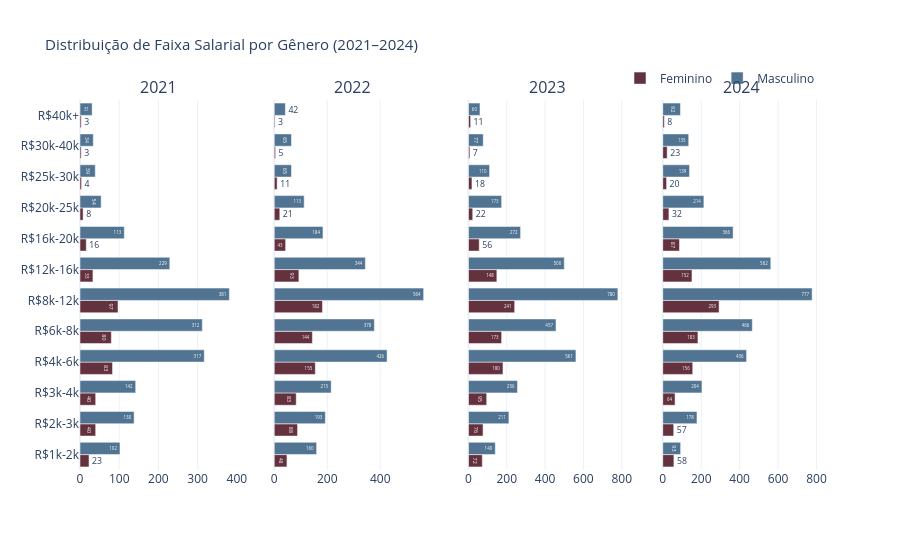

The code cell stored with this chart in its notebook:
### Code cell
# G2 — Distribuição de Faixa Salarial por Gênero e Ano
fig = make_subplots(rows=1, cols=4, subplot_titles=ANOS, shared_yaxes=True)
for i, ano in enumerate(ANOS, 1):
    df_ano  = df[df['ano_pesquisa'] == ano]
    df_plot = (
        df_ano.groupby(['faixa_salarial', 'genero'], observed=True)
        .size().reset_index(name='n')
        .pivot(index='faixa_salarial', columns='genero', values='n').fillna(0)
        .reindex(FAIXA_SALARIAL_ORDEM)
    )
    for genero in ['Feminino', 'Masculino']:
        vals = df_plot[genero] if genero in df_plot.columns else [0] * len(df_plot)
        fig.add_trace(go.Bar(
            y=df_plot.index.tolist(), x=vals, name=genero,
            orientation='h', marker_color=CORES_GENERO[genero],
            text=[str(int(v)) for v in vals], textposition='auto',
        ), row=1, col=i)
fig = legenda_unica(fig)
fig = layout_padrao(fig, 'Distribuição de Faixa Salarial por Gênero (2021–2024)', height=550, barmode='group')
fig.show()

### Figure 1 — Plotly figure (JSON) as saved in the notebook; plotly's stock layout.template omitted (floating-point values rounded to 4 significant figures)
{"data": [{"marker": {"color": "#64313E"}, "name": "Feminino", "orientation": "h", "showlegend": true, "text": ["23", "40", "40", "83", "80", "97", "33", "16", "8", "4", "3", "3"], "textposition": "auto", "type": "bar", "x": [23, 40, 40, 83, 80, 97, 33, 16, 8, 4, 3, 3], "xaxis": "x", "y": ["R$1k-2k", "R$2k-3k", "R$3k-4k", "R$4k-6k", "R$6k-8k", "R$8k-12k", "R$12k-16k", "R$16k-20k", "R$20k-25k", "R$25k-30k", "R$30k-40k", "R$40k+"], "yaxis": "y"}, {"marker": {"color": "#517493"}, "name": "Masculino", "orientation": "h", "showlegend": true, "text": ["102", "138", "142", "317", "312", "381", "229", "113", "54", "39", "34", "31"], "textposition": "auto", "type": "bar", "x": [102, 138, 142, 317, 312, 381, 229, 113, 54, 39, 34, 31], "xaxis": "x", "y": ["R$1k-2k", "R$2k-3k", "R$3k-4k", "R$4k-6k", "R$6k-8k", "R$8k-12k", "R$12k-16k", "R$16k-20k", "R$20k-25k", "R$25k-30k", "R$30k-40k", "R$40k+"], "yaxis": "y"}, {"marker": {"color": "#64313E"}, "name": "Feminino", "orientation": "h", "showlegend": false, "text": ["48", "88", "83", "155", "144", "182", "93", "43", "21", "11", "5", "3"], "textposition": "auto", "type": "bar", "x": [48, 88, 83, 155, 144, 182, 93, 43, 21, 11, 5, 3], "xaxis": "x2", "y": ["R$1k-2k", "R$2k-3k", "R$3k-4k", "R$4k-6k", "R$6k-8k", "R$8k-12k", "R$12k-16k", "R$16k-20k", "R$20k-25k", "R$25k-30k", "R$30k-40k", "R$40k+"], "yaxis": "y2"}, {"marker": {"color": "#517493"}, "name": "Masculino", "orientation": "h", "showlegend": false, "text": ["160", "193", "215", "426", "378", "564", "344", "184", "113", "65", "65", "42"], "textposition": "auto", "type": "bar", "x": [160, 193, 215, 426, 378, 564, 344, 184, 113, 65, 65, 42], "xaxis": "x2", "y": ["R$1k-2k", "R$2k-3k", "R$3k-4k", "R$4k-6k", "R$6k-8k", "R$8k-12k", "R$12k-16k", "R$16k-20k", "R$20k-25k", "R$25k-30k", "R$30k-40k", "R$40k+"], "yaxis": "y2"}, {"marker": {"color": "#64313E"}, "name": "Feminino", "orientation": "h", "showlegend": false, "text": ["72", "76", "95", "180", "173", "241", "148", "56", "22", "18", "7", "11"], "textposition": "auto", "type": "bar", "x": [72, 76, 95, 180, 173, 241, 148, 56, 22, 18, 7, 11], "xaxis": "x3", "y": ["R$1k-2k", "R$2k-3k", "R$3k-4k", "R$4k-6k", "R$6k-8k", "R$8k-12k", "R$12k-16k", "R$16k-20k", "R$20k-25k", "R$25k-30k", "R$30k-40k", "R$40k+"], "yaxis": "y3"}, {"marker": {"color": "#517493"}, "name": "Masculino", "orientation": "h", "showlegend": false, "text": ["140", "211", "256", "561", "457", "780", "500", "272", "173", "110", "77", "60"], "textposition": "auto", "type": "bar", "x": [140, 211, 256, 561, 457, 780, 500, 272, 173, 110, 77, 60], "xaxis": "x3", "y": ["R$1k-2k", "R$2k-3k", "R$3k-4k", "R$4k-6k", "R$6k-8k", "R$8k-12k", "R$12k-16k", "R$16k-20k", "R$20k-25k", "R$25k-30k", "R$30k-40k", "R$40k+"], "yaxis": "y3"}, {"marker": {"color": "#64313E"}, "name": "Feminino", "orientation": "h", "showlegend": false, "text": ["58", "57", "64", "156", "183", "293", "152", "87", "32", "20", "23", "8"], "textposition": "auto", "type": "bar", "x": [58, 57, 64, 156, 183, 293, 152, 87, 32, 20, 23, 8], "xaxis": "x4", "y": ["R$1k-2k", "R$2k-3k", "R$3k-4k", "R$4k-6k", "R$6k-8k", "R$8k-12k", "R$12k-16k", "R$16k-20k", "R$20k-25k", "R$25k-30k", "R$30k-40k", "R$40k+"], "yaxis": "y4"}, {"marker": {"color": "#517493"}, "name": "Masculino", "orientation": "h", "showlegend": false, "text": ["93", "178", "204", "436", "466", "777", "562", "366", "214", "139", "135", "92"], "textposition": "auto", "type": "bar", "x": [93, 178, 204, 436, 466, 777, 562, 366, 214, 139, 135, 92], "xaxis": "x4", "y": ["R$1k-2k", "R$2k-3k", "R$3k-4k", "R$4k-6k", "R$6k-8k", "R$8k-12k", "R$12k-16k", "R$16k-20k", "R$20k-25k", "R$25k-30k", "R$30k-40k", "R$40k+"], "yaxis": "y4"}], "layout": {"annotations": [{"font": {"size": 16}, "showarrow": false, "text": "2021", "x": 0.1062, "xanchor": "center", "xref": "paper", "y": 1, "yanchor": "bottom", "yref": "paper"}, {"font": {"size": 16}, "showarrow": false, "text": "2022", "x": 0.3688, "xanchor": "center", "xref": "paper", "y": 1, "yanchor": "bottom", "yref": "paper"}, {"font": {"size": 16}, "showarrow": false, "text": "2023", "x": 0.6313, "xanchor": "center", "xref": "paper", "y": 1, "yanchor": "bottom", "yref": "paper"}, {"font": {"size": 16}, "showarrow": false, "text": "2024", "x": 0.8938, "xanchor": "center", "xref": "paper", "y": 1, "yanchor": "bottom", "yref": "paper"}], "barmode": "group", "height": 550, "legend": {"orientation": "h", "x": 1, "xanchor": "right", "y": 1.02, "yanchor": "bottom"}, "title": {"font": {"size": 15}, "text": "Distribuição de Faixa Salarial por Gênero (2021–2024)"}, "xaxis": {"anchor": "y", "domain": [0, 0.2125]}, "xaxis2": {"anchor": "y2", "domain": [0.2625, 0.475]}, "xaxis3": {"anchor": "y3", "domain": [0.525, 0.7375]}, "xaxis4": {"anchor": "y4", "domain": [0.7875, 1]}, "yaxis": {"anchor": "x", "domain": [0, 1]}, "yaxis2": {"anchor": "x2", "domain": [0, 1], "matches": "y", "showticklabels": false}, "yaxis3": {"anchor": "x3", "domain": [0, 1], "matches": "y", "showticklabels": false}, "yaxis4": {"anchor": "x4", "domain": [0, 1], "matches": "y", "showticklabels": false}}}
